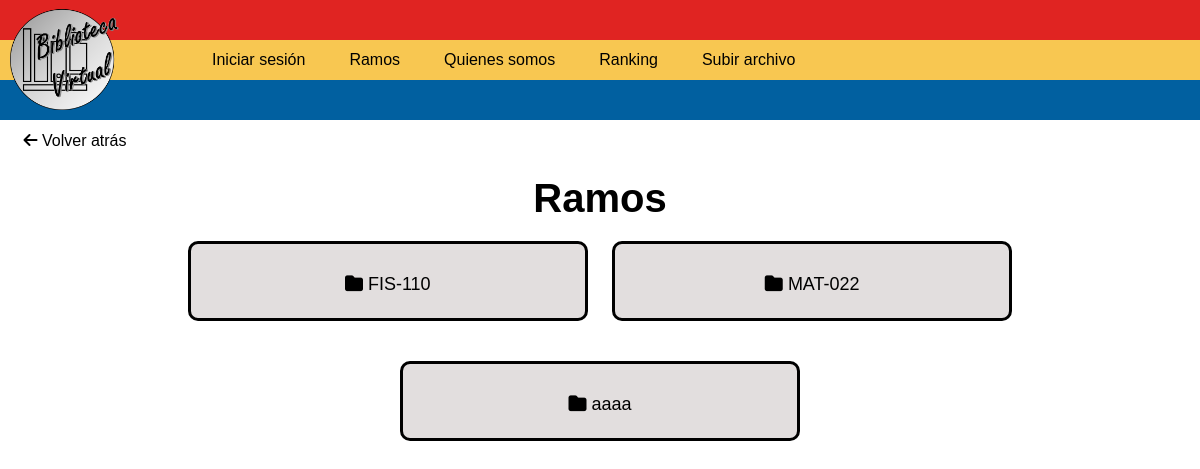
/ramos/, run on an earlier commit of the app's database.
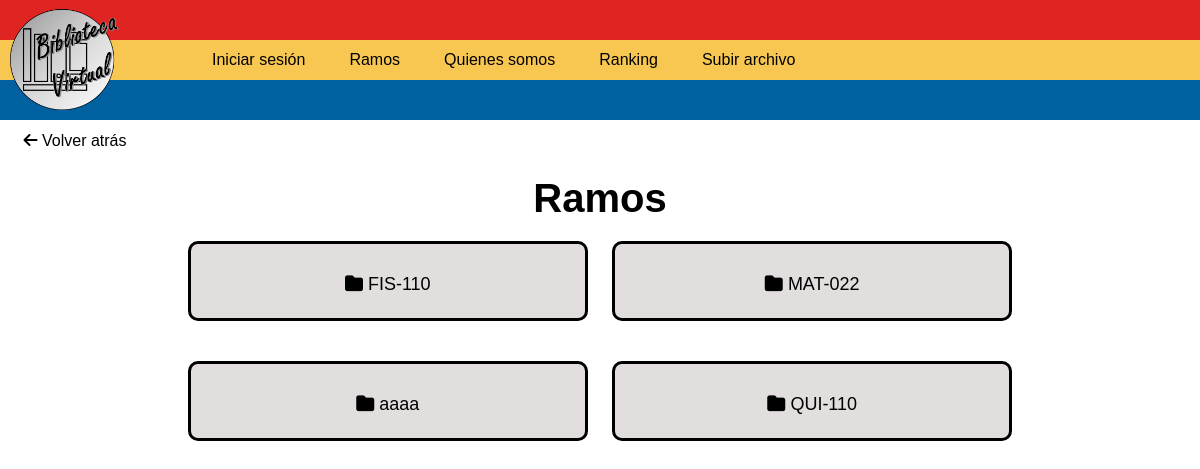
And on a later commit of the database.
### Biblio/models.py (models this page shows, shortened)
class Post(models.Model):
    titulo=models.CharField(max_length=51)
    user = models.ForeignKey(User, on_delete=models.CASCADE, related_name='posts')
    timestap = models.DateTimeField(default=timezone.now)
    ramo = models.CharField(max_length=7)
    archivo = models.FileField(upload_to="myfolder/", blank=True, null=True)
    likes = models.ManyToManyField(User, related_name="UserPost")

### Biblio/views.py (the view)
# urls.py: path('ramos/', archivos),
def archivos(request):
	ramos=list(Post.objects.values_list('ramo', flat=True).distinct())
	print(ramos)
	context={'ramos':ramos}
	return render(request,"RamosTotales.html",context)

### templates/RamosTotales.html (shortened to what this page needs)
{% load static %}
<head>
    <link rel="stylesheet" type="text/css" href='{% static "css/ramostotales.css" %}'/>
</head>
<body>
    {%include "Barrasuperior.html"%}
        <article>
        <a class="retroceso" href="http://127.0.0.1:8000/inicio/"><i class="fas fa-arrow-left"></i>  Volver atrás</a>
        <h1>Ramos</h1>
        <div class="container-article">
            {%for ramo in ramos%}
                <nav class="bloque">
                <a class="acceso-ramo" href='{{ramo}}/'><li><i class="fas fa-folder"></i>       {{ramo}} </li></a>
                </nav>
            {%endfor%}
        </div>
    </article>
</body>

What changed in the data, as far as the page shows it:
added Post: ramo "QUI-110"
